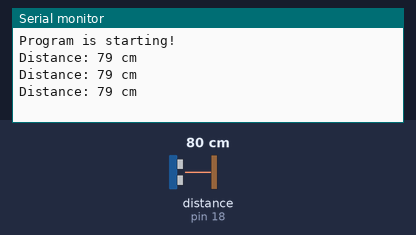
Bench run of a sketch on a simulated Arduino Uno, built with avr-gcc and run on an emulated ATmega328P. Shown: the last lines printed to the serial monitor. Wiring (inferred from the names in the program): ultrasonic range finder: trigger pin 17; echo pin 18. Inputs (shaded band) come from the test bench; at power-on: distance to the obstacle (sensor on pin 18) 80 cm. The echo pulse lasts 58.3 µs per cm.

Above: at 1.3 s.
1.4 s: distance to the obstacle (sensor on pin 18) set to 2 cm
At 1.9 s:
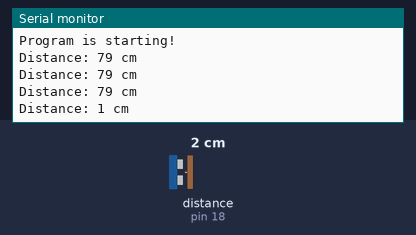
2.9 s: distance to the obstacle (sensor on pin 18) set to 4 cm
At 3.4 s:
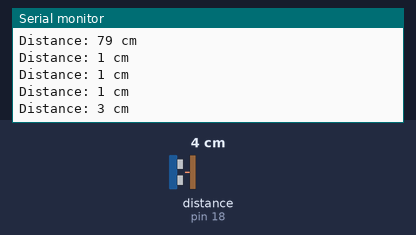
Timing chart, 0 to 5.9 s (numbered marks = the images above; inputs shaded):
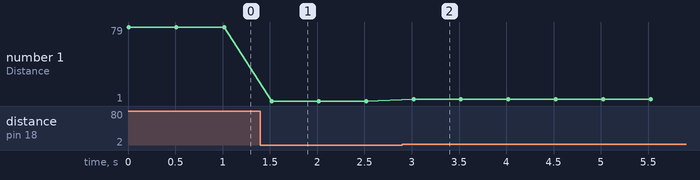

The sketch:

ultrasonic.ino
```cpp
// Define which pins on the Arduino are connected to the ultrasonic sensor
#define TRIG_PIN 17   // Trigger pin sends the signal
#define ECHO_PIN 18   // Echo pin receives the signal

void setup() {
  // Start the Serial Monitor at 115200 bits per second (baud rate)
  Serial.begin(115200);
  Serial.println("Program is starting!");

  // Set up the pin modes
  pinMode(TRIG_PIN, OUTPUT); // The trigger pin will send a pulse, so it's an output
  pinMode(ECHO_PIN, INPUT);  // The echo pin receives a pulse, so it's an input
}

void loop() {
  // Call the function to read the distance from the ultrasonic sensor
  int currentDistanceCm = readUltrasonicDistance();

  // Print the distance to the Serial Monitor
  Serial.print("Distance: ");
  if (currentDistanceCm > 0) {
    Serial.print(currentDistanceCm);
    Serial.println(" cm");
  } else {
    // If the reading is 0 or invalid, print "Out of range"
    Serial.println("Out of range");
  }

  // Wait for half a second before the next reading
  delay(500);
}

// Function to read distance from the ultrasonic sensor
int readUltrasonicDistance() {
  // Send a 10 microsecond HIGH pulse to trigger the ultrasonic sensor
  digitalWrite(TRIG_PIN, LOW);
  delayMicroseconds(2);              // Short delay before starting
  digitalWrite(TRIG_PIN, HIGH);      // Start the trigger pulse
  delayMicroseconds(10);             // Pulse lasts for 10 microseconds
  digitalWrite(TRIG_PIN, LOW);       // End the pulse

  // Measure how long the echo pin stays HIGH (in microseconds)
  // This indicates how long it took for the ultrasonic pulse to return
  long duration = pulseIn(ECHO_PIN, HIGH, 30000); // Timeout after 30,000 µs (30 ms)

  // Calculate distance based on the speed of sound (343 m/s or 0.0343 cm/µs)
  // Divide by 2 because the sound travels to the object and back
  int distanceCm = 0.0343 * duration / 2;

  return distanceCm;
}
```

Measured:
- after the input at 1.4 s, the serial monitor: prints a new line after 0.12 s (image 1)
- after the input at 2.9 s, the serial monitor: prints a new line after 0.12 s (image 2)
- plotted number 1: 79 → 1 after the input at 1.4 s, 1 → 3 after the input at 2.9 s
